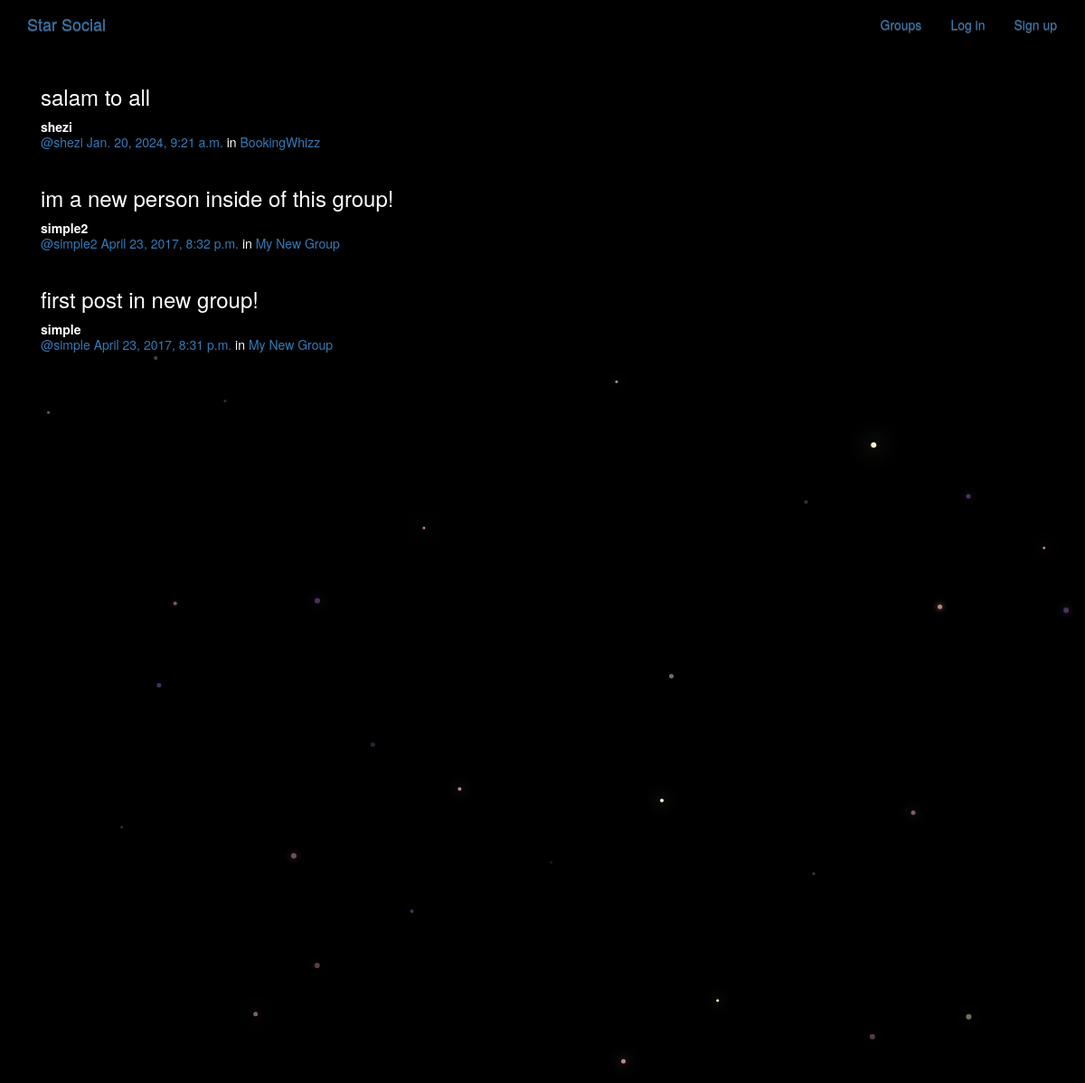
The app's page /posts/, older data.
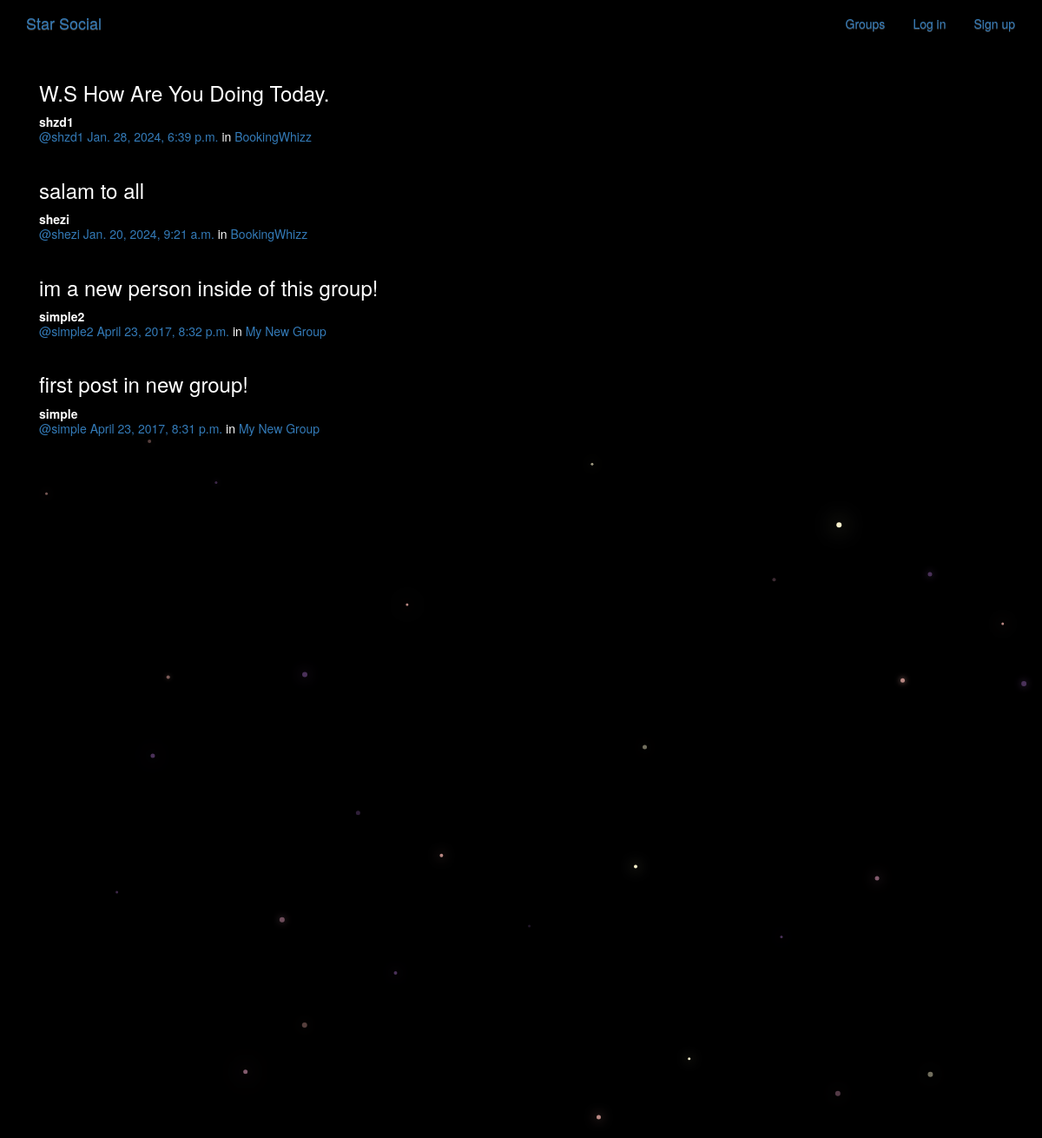
The same page, newer data.
### posts/models.py (models this page shows, shortened)
class Post(models.Model):
    user = models.ForeignKey(User, related_name="posts", on_delete=models.CASCADE)
    created_at = models.DateTimeField(auto_now=True)
    message = models.TextField()
    message_html = models.TextField(editable=False)
    group = models.ForeignKey(Group, related_name="posts",null=True, blank=True, on_delete=models.CASCADE)
    class Meta:
        ordering = ["-created_at"]
        unique_together = ["user", "message"]

### groups/models.py (models this page shows, shortened)
class Group(models.Model):
    name = models.CharField(max_length=255, unique=True)
    slug = models.SlugField(allow_unicode=True, unique=True)
    description = models.TextField(blank=True, default='')
    description_html = models.TextField(editable=False, default='', blank=True)
    members = models.ManyToManyField(User,through="GroupMember")
    class Meta:
        ordering = ["name"]

### posts/views.py (the view)
class PostList(SelectRelatedMixin, generic.ListView):
    model = models.Post
    select_related = ("user", "group")

### nn/simple_social_clone/simplesocial/posts/templates/posts/post_list.html (shortened to what this page needs)
{% extends "posts/post_base.html" %}
{% load humanize %}
{% block post_content %}
<div class="col-md-8">
	{% for post in post_list %}
  {% include "posts/_post.html" %}
	{% endfor %}
</div>
{% endblock %}

### nn/simple_social_clone/simplesocial/posts/templates/posts/_post.html (shortened to what this page needs)
<div class="post media">
	<h3>{{ post.message_html|safe }}</h3>
	<div class="media-body">
		<strong>{{ post.user.username }}</strong>
		<h5 class="media-heading">
			<span class="username"><a href="{% url 'posts:for_user' username=post.user.username %}">@{{ post.user.username }}</a></span>
			<time class="time"><a href="{% url 'posts:single' username=post.user.username pk=post.pk %}">{{ post.created_at }}</a></time>
			{% if post.group %}
			<span class="group-name">in <a href="#">{{ post.group.name }}</a></span>
			{% endif %}
		</h5>
	</div>
</div>

Row changes from the older to the newer data that the page shows:
added Post: message_html "W.S How Are You Doing Today.", user.username "shzd1", created_at "Jan. 28, 2024, 6:39 p.m.", group.name "BookingWhizz"
